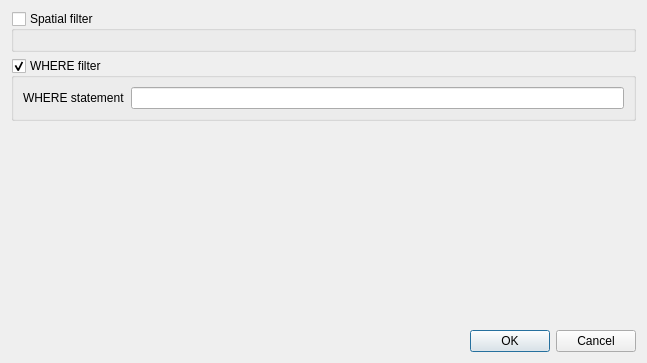
<?xml version="1.0" encoding="UTF-8"?>
<ui version="4.0">
 <class>Dialog</class>
 <widget class="QDialog" name="Dialog">
  <property name="geometry">
   <rect>
    <x>0</x>
    <y>0</y>
    <width>647</width>
    <height>363</height>
   </rect>
  </property>
  <property name="windowTitle">
   <string>Add layer</string>
  </property>
  <layout class="QVBoxLayout" name="verticalLayout_2">
   <item>
    <widget class="QGroupBox" name="grpSpatialFilter">
     <property name="title">
      <string>Spatial filter</string>
     </property>
     <property name="checkable">
      <bool>true</bool>
     </property>
     <property name="checked">
      <bool>false</bool>
     </property>
     <layout class="QGridLayout" name="gridLayout_2"/>
    </widget>
   </item>
   <item>
    <widget class="QGroupBox" name="grpWhereFilter">
     <property name="title">
      <string>WHERE filter</string>
     </property>
     <property name="checkable">
      <bool>true</bool>
     </property>
     <layout class="QGridLayout" name="gridLayout">
      <item row="0" column="0">
       <widget class="QLabel" name="label">
        <property name="text">
         <string>WHERE statement</string>
        </property>
       </widget>
      </item>
      <item row="0" column="1">
       <widget class="QLineEdit" name="txtWhere"/>
      </item>
     </layout>
    </widget>
   </item>
   <item>
    <spacer name="verticalSpacer">
     <property name="orientation">
      <enum>Qt::Vertical</enum>
     </property>
     <property name="sizeHint" stdset="0">
      <size>
       <width>20</width>
       <height>105</height>
      </size>
     </property>
    </spacer>
   </item>
   <item>
    <widget class="QDialogButtonBox" name="buttonBox">
     <property name="orientation">
      <enum>Qt::Horizontal</enum>
     </property>
     <property name="standardButtons">
      <set>QDialogButtonBox::Cancel|QDialogButtonBox::Ok</set>
     </property>
    </widget>
   </item>
  </layout>
 </widget>
 <resources/>
 <connections/>
</ui>
